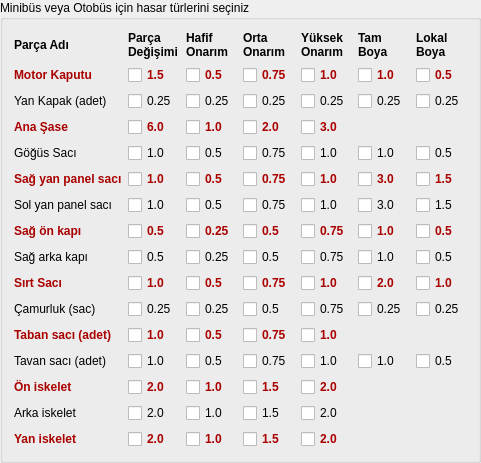
   <widget class="QGroupBox" name="gb_minibus">
    <property name="geometry">
     <rect>
      <x>360</x>
      <y>20</y>
      <width>481</width>
      <height>421</height>
     </rect>
    </property>
    <property name="title">
     <string>Minibüs veya Otobüs için hasar türlerini seçiniz</string>
    </property>
    <layout class="QFormLayout" name="formLayout_2">
     <item row="0" column="0" colspan="2">
      <layout class="QGridLayout" name="minibus">
       <item row="0" column="3">
        <widget class="QLabel" name="label_93">
         <property name="styleSheet">
          <string notr="true">font-weight:600; </string>
         </property>
         <property name="text">
          <string>Orta 
Onarım</string>
         </property>
        </widget>
       </item>
       <item row="0" column="4">
        <widget class="QLabel" name="label_94">
         <property name="styleSheet">
          <string notr="true">font-weight:600; </string>
         </property>
         <property name="text">
          <string>Yüksek
Onarım</string>
         </property>
        </widget>
       </item>
       <item row="5" column="2">
        <widget class="QCheckBox" name="checkBox_336">
         <property name="styleSheet">
          <string notr="true">font-weight:600; color:#aa0000</string>
         </property>
         <property name="text">
          <string>0.5</string>
         </property>
        </widget>
       </item>
       <item row="3" column="2">
        <widget class="QCheckBox" name="checkBox_338">
         <property name="styleSheet">
          <string notr="true">font-weight:600; color:#aa0000</string>
         </property>
         <property name="text">
          <string>1.0</string>
         </property>
        </widget>
       </item>
       <item row="3" column="3">
        <widget class="QCheckBox" name="checkBox_337">
         <property name="styleSheet">
          <string notr="true">font-weight:600; color:#aa0000</string>
         </property>
         <property name="text">
          <string>2.0</string>
         </property>
        </widget>
       </item>
       <item row="4" column="3">
        <widget class="QCheckBox" name="checkBox_340">
         <property name="text">
          <string>0.75</string>
         </property>
        </widget>
       </item>
       <item row="0" column="6">
        <widget class="QLabel" name="label_91">
         <property name="styleSheet">
          <string notr="true">font-weight:600; </string>
         </property>
         <property name="text">
          <string>Lokal 
Boya</string>
         </property>
        </widget>
       </item>
       <item row="1" column="1">
        <widget class="QCheckBox" name="checkBox_339">
         <property name="toolTip">
          <string/>
         </property>
         <property name="autoFillBackground">
          <bool>false</bool>
         </property>
         <property name="styleSheet">
          <string notr="true">font-weight:600; color:#aa0000;</string>
         </property>
         <property name="text">
          <string>1.5</string>
         </property>
        </widget>
       </item>
       <item row="6" column="0">
        <widget class="QLabel" name="label_92">
         <property name="text">
          <string>Sol yan panel sacı</string>
         </property>
        </widget>
       </item>
       <item row="0" column="5">
        <widget class="QLabel" name="label_95">
         <property name="styleSheet">
          <string notr="true">font-weight:600; </string>
         </property>
         <property name="text">
          <string>Tam
Boya</string>
         </property>
        </widget>
       </item>
       <item row="8" column="0">
        <widget class="QLabel" name="label_85">
         <property name="text">
          <string>Sağ arka kapı</string>
         </property>
        </widget>
       </item>
       <item row="0" column="0">
        <widget class="QLabel" name="label_86">
         <property name="styleSheet">
          <string notr="true">font-weight:600; </string>
         </property>
         <property name="text">
          <string>Parça Adı</string>
         </property>
        </widget>
       </item>
       <item row="10" column="0">
        <widget class="QLabel" name="label_87">
         <property name="text">
          <string>Çamurluk (sac)</string>
         </property>
        </widget>
       </item>
       <item row="15" column="2">
        <widget class="QCheckBox" name="checkBox_316">
         <property name="styleSheet">
          <string notr="true">font-weight:600; color:#aa0000</string>
         </property>
         <property name="text">
          <string>1.0</string>
         </property>
        </widget>
       </item>
       <item row="9" column="0">
        <widget class="QLabel" name="label_88">
         <property name="styleSheet">
          <string notr="true">font-weight:600; color:#aa0000</string>
         </property>
         <property name="text">
          <string>Sırt Sacı</string>
         </property>
        </widget>
       </item>
       <item row="14" column="1">
        <widget class="QCheckBox" name="checkBox_315">
         <property name="text">
          <string>2.0</string>
         </property>
        </widget>
       </item>
       <item row="9" column="5">
        <widget class="QCheckBox" name="checkBox_278">
         <property name="styleSheet">
          <string notr="true">font-weight:600; color:#aa0000</string>
         </property>
         <property name="text">
          <string>2.0</string>
         </property>
        </widget>
       </item>
       <item row="11" column="2">
        <widget class="QCheckBox" name="checkBox_279">
         <property name="styleSheet">
          <string notr="true">font-weight:600; color:#aa0000</string>
         </property>
         <property name="text">
          <string>0.5</string>
         </property>
        </widget>
       </item>
       <item row="9" column="6">
        <widget class="QCheckBox" name="checkBox_282">
         <property name="styleSheet">
          <string notr="true">font-weight:600; color:#aa0000</string>
         </property>
         <property name="text">
          <string>1.0</string>
         </property>
        </widget>
       </item>
       <item row="10" column="1">
        <widget class="QCheckBox" name="checkBox_287">
         <property name="text">
          <string>0.25</string>
         </property>
        </widget>
       </item>
       <item row="10" column="2">
        <widget class="QCheckBox" name="checkBox_284">
         <property name="text">
          <string>0.25</string>
         </property>
        </widget>
       </item>
       <item row="11" column="1">
        <widget class="QCheckBox" name="checkBox_286">
         <property name="styleSheet">
          <string notr="true">font-weight:600; color:#aa0000</string>
         </property>
         <property name="text">
          <string>1.0</string>
         </property>
        </widget>
       </item>
       <item row="13" column="4">
        <widget class="QCheckBox" name="checkBox_268">
         <property name="styleSheet">
          <string notr="true">font-weight:600; color:#aa0000</string>
         </property>
         <property name="text">
          <string>2.0</string>
         </property>
        </widget>
       </item>
       <item row="8" column="1">
        <widget class="QCheckBox" name="checkBox_267">
         <property name="text">
          <string>0.5</string>
         </property>
        </widget>
       </item>
       <item row="7" column="4">
        <widget class="QCheckBox" name="checkBox_266">
         <property name="styleSheet">
          <string notr="true">font-weight:600; color:#aa0000</string>
         </property>
         <property name="text">
          <string>0.75</string>
         </property>
        </widget>
       </item>
       <item row="8" column="2">
        <widget class="QCheckBox" name="checkBox_272">
         <property name="text">
          <string>0.25</string>
         </property>
        </widget>
       </item>
       <item row="9" column="1">
        <widget class="QCheckBox" name="checkBox_275">
         <property name="styleSheet">
          <string notr="true">font-weight:600; color:#aa0000</string>
         </property>
         <property name="text">
          <string>1.0</string>
         </property>
        </widget>
       </item>
       <item row="9" column="4">
        <widget class="QCheckBox" name="checkBox_273">
         <property name="styleSheet">
          <string notr="true">font-weight:600; color:#aa0000</string>
         </property>
         <property name="text">
          <string>1.0</string>
         </property>
        </widget>
       </item>
       <item row="8" column="3">
        <widget class="QCheckBox" name="checkBox_274">
         <property name="text">
          <string>0.5</string>
         </property>
        </widget>
       </item>
       <item row="9" column="2">
        <widget class="QCheckBox" name="checkBox_276">
         <property name="styleSheet">
          <string notr="true">font-weight:600; color:#aa0000</string>
         </property>
         <property name="text">
          <string>0.5</string>
         </property>
        </widget>
       </item>
       <item row="9" column="3">
        <widget class="QCheckBox" name="checkBox_277">
         <property name="styleSheet">
          <string notr="true">font-weight:600; color:#aa0000</string>
         </property>
         <property name="text">
          <string>0.75</string>
         </property>
        </widget>
       </item>
       <item row="13" column="0">
        <widget class="QLabel" name="label_90">
         <property name="styleSheet">
          <string notr="true">font-weight:600; color:#aa0000</string>
         </property>
         <property name="text">
          <string>Ön iskelet</string>
         </property>
        </widget>
       </item>
       <item row="7" column="0">
        <widget class="QLabel" name="label_89">
         <property name="styleSheet">
          <string notr="true">font-weight:600; color:#aa0000</string>
         </property>
         <property name="text">
          <string>Sağ ön kapı</string>
         </property>
        </widget>
       </item>
       <item row="12" column="6">
        <widget class="QCheckBox" name="checkBox_317">
         <property name="text">
          <string>0.5</string>
         </property>
        </widget>
       </item>
       <item row="13" column="1">
        <widget class="QCheckBox" name="checkBox_319">
         <property name="styleSheet">
          <string notr="true">font-weight:600; color:#aa0000</string>
         </property>
         <property name="text">
          <string>2.0</string>
         </property>
        </widget>
       </item>
       <item row="5" column="1">
        <widget class="QCheckBox" name="checkBox_232">
         <property name="styleSheet">
          <string notr="true">font-weight:600; color:#aa0000</string>
         </property>
         <property name="text">
          <string>1.0</string>
         </property>
        </widget>
       </item>
       <item row="8" column="5">
        <widget class="QCheckBox" name="checkBox_233">
         <property name="text">
          <string>1.0</string>
         </property>
        </widget>
       </item>
       <item row="5" column="0">
        <widget class="QLabel" name="label_72">
         <property name="styleSheet">
          <string notr="true">font-weight:600; color:#aa0000</string>
         </property>
         <property name="text">
          <string>Sağ yan panel sacı</string>
         </property>
        </widget>
       </item>
       <item row="4" column="0">
        <widget class="QLabel" name="label_74">
         <property name="text">
          <string>Göğüs Sacı</string>
         </property>
        </widget>
       </item>
       <item row="8" column="6">
        <widget class="QCheckBox" name="checkBox_236">
         <property name="text">
          <string>0.5</string>
         </property>
        </widget>
       </item>
       <item row="8" column="4">
        <widget class="QCheckBox" name="checkBox_235">
         <property name="text">
          <string>0.75</string>
         </property>
        </widget>
       </item>
       <item row="11" column="4">
        <widget class="QCheckBox" name="checkBox_242">
         <property name="styleSheet">
          <string notr="true">font-weight:600; color:#aa0000</string>
         </property>
         <property name="text">
          <string>1.0</string>
         </property>
        </widget>
       </item>
       <item row="15" column="3">
        <widget class="QCheckBox" name="checkBox_246">
         <property name="styleSheet">
          <string notr="true">font-weight:600; color:#aa0000</string>
         </property>
         <property name="text">
          <string>1.5</string>
         </property>
        </widget>
       </item>
       <item row="10" column="4">
        <widget class="QCheckBox" name="checkBox_245">
         <property name="text">
          <string>0.75</string>
         </property>
        </widget>
       </item>
       <item row="11" column="3">
        <widget class="QCheckBox" name="checkBox_244">
         <property name="styleSheet">
          <string notr="true">font-weight:600; color:#aa0000</string>
         </property>
         <property name="text">
          <string>0.75</string>
         </property>
        </widget>
       </item>
       <item row="6" column="4">
        <widget class="QCheckBox" name="checkBox_253">
         <property name="text">
          <string>1.0</string>
         </property>
        </widget>
       </item>
       <item row="6" column="1">
        <widget class="QCheckBox" name="checkBox_261">
         <property name="text">
          <string>1.0</string>
         </property>
        </widget>
       </item>
       <item row="6" column="2">
        <widget class="QCheckBox" name="checkBox_259">
         <property name="text">
          <string>0.5</string>
         </property>
        </widget>
       </item>
       <item row="6" column="3">
        <widget class="QCheckBox" name="checkBox_258">
         <property name="text">
          <string>0.75</string>
         </property>
        </widget>
       </item>
       <item row="6" column="6">
        <widget class="QCheckBox" name="checkBox_260">
         <property name="text">
          <string>1.5</string>
         </property>
        </widget>
       </item>
       <item row="6" column="5">
        <widget class="QCheckBox" name="checkBox_263">
         <property name="text">
          <string>3.0</string>
         </property>
        </widget>
       </item>
       <item row="7" column="3">
        <widget class="QCheckBox" name="checkBox_264">
         <property name="styleSheet">
          <string notr="true">font-weight:600; color:#aa0000</string>
         </property>
         <property name="text">
          <string>0.5</string>
         </property>
        </widget>
       </item>
       <item row="7" column="5">
        <widget class="QCheckBox" name="checkBox_265">
         <property name="styleSheet">
          <string notr="true">font-weight:600; color:#aa0000</string>
         </property>
         <property name="text">
          <string>1.0</string>
         </property>
        </widget>
       </item>
       <item row="5" column="6">
        <widget class="QCheckBox" name="checkBox_222">
         <property name="styleSheet">
          <string notr="true">font-weight:600; color:#aa0000</string>
         </property>
         <property name="text">
          <string>1.5</string>
         </property>
        </widget>
       </item>
       <item row="2" column="3">
        <widget class="QCheckBox" name="checkBox_223">
         <property name="text">
          <string>0.25</string>
         </property>
        </widget>
       </item>
       <item row="4" column="5">
        <widget class="QCheckBox" name="checkBox_224">
         <property name="text">
          <string>1.0</string>
         </property>
        </widget>
       </item>
       <item row="5" column="4">
        <widget class="QCheckBox" name="checkBox_227">
         <property name="styleSheet">
          <string notr="true">font-weight:600; color:#aa0000</string>
         </property>
         <property name="text">
          <string>1.0</string>
         </property>
        </widget>
       </item>
       <item row="4" column="6">
        <widget class="QCheckBox" name="checkBox_225">
         <property name="text">
          <string>0.5</string>
         </property>
        </widget>
       </item>
       <item row="4" column="4">
        <widget class="QCheckBox" name="checkBox_226">
         <property name="text">
          <string>1.0</string>
         </property>
        </widget>
       </item>
       <item row="1" column="5">
        <widget class="QCheckBox" name="checkBox_228">
         <property name="styleSheet">
          <string notr="true">font-weight:600; color:#aa0000</string>
         </property>
         <property name="text">
          <string>1.0</string>
         </property>
        </widget>
       </item>
       <item row="3" column="0">
        <widget class="QLabel" name="label_70">
         <property name="styleSheet">
          <string notr="true">font-weight:600; color:#aa0000</string>
         </property>
         <property name="text">
          <string>Ana Şase</string>
         </property>
        </widget>
       </item>
       <item row="2" column="0">
        <widget class="QLabel" name="label_69">
         <property name="text">
          <string>Yan Kapak (adet)</string>
         </property>
        </widget>
       </item>
       <item row="5" column="5">
        <widget class="QCheckBox" name="checkBox_229">
         <property name="styleSheet">
          <string notr="true">font-weight:600; color:#aa0000</string>
         </property>
         <property name="text">
          <string>3.0</string>
         </property>
        </widget>
       </item>
       <item row="4" column="1">
        <widget class="QCheckBox" name="checkBox_230">
         <property name="text">
          <string>1.0</string>
         </property>
        </widget>
       </item>
       <item row="1" column="0">
        <widget class="QLabel" name="label_71">
         <property name="text">
          <string>&lt;html&gt;&lt;head/&gt;&lt;body&gt;&lt;p&gt;&lt;span style=&quot; font-weight:600; color:#aa0000;&quot;&gt;Motor Kaputu&lt;/span&gt;&lt;/p&gt;&lt;/body&gt;&lt;/html&gt;</string>
         </property>
        </widget>
       </item>
       <item row="1" column="2">
        <widget class="QCheckBox" name="checkBox_231">
         <property name="styleSheet">
          <string notr="true">font-weight:600; color:#aa0000;</string>
         </property>
         <property name="text">
          <string>0.5</string>
         </property>
        </widget>
       </item>
       <item row="7" column="6">
        <widget class="QCheckBox" name="checkBox_294">
         <property name="styleSheet">
          <string notr="true">font-weight:600; color:#aa0000</string>
         </property>
         <property name="text">
          <string>0.5</string>
         </property>
        </widget>
       </item>
       <item row="7" column="1">
        <widget class="QCheckBox" name="checkBox_293">
         <property name="styleSheet">
          <string notr="true">font-weight:600; color:#aa0000</string>
         </property>
         <property name="text">
          <string>0.5</string>
         </property>
        </widget>
       </item>
       <item row="10" column="3">
        <widget class="QCheckBox" name="checkBox_290">
         <property name="text">
          <string>0.5</string>
         </property>
        </widget>
       </item>
       <item row="14" column="4">
        <widget class="QCheckBox" name="checkBox_289">
         <property name="text">
          <string>2.0</string>
         </property>
        </widget>
       </item>
       <item row="7" column="2">
        <widget class="QCheckBox" name="checkBox_292">
         <property name="styleSheet">
          <string notr="true">font-weight:600; color:#aa0000</string>
         </property>
         <property name="text">
          <string>0.25</string>
         </property>
        </widget>
       </item>
       <item row="12" column="1">
        <widget class="QCheckBox" name="checkBox_207">
         <property name="text">
          <string>1.0</string>
         </property>
        </widget>
       </item>
       <item row="2" column="1">
        <widget class="QCheckBox" name="checkBox_212">
         <property name="text">
          <string>0.25</string>
         </property>
        </widget>
       </item>
       <item row="5" column="3">
        <widget class="QCheckBox" name="checkBox_217">
         <property name="styleSheet">
          <string notr="true">font-weight:600; color:#aa0000</string>
         </property>
         <property name="text">
          <string>0.75</string>
         </property>
        </widget>
       </item>
       <item row="2" column="4">
        <widget class="QCheckBox" name="checkBox_213">
         <property name="text">
          <string>0.25</string>
         </property>
        </widget>
       </item>
       <item row="2" column="6">
        <widget class="QCheckBox" name="checkBox_216">
         <property name="text">
          <string>0.25</string>
         </property>
        </widget>
       </item>
       <item row="4" column="2">
        <widget class="QCheckBox" name="checkBox_219">
         <property name="text">
          <string>0.5</string>
         </property>
        </widget>
       </item>
       <item row="3" column="1">
        <widget class="QCheckBox" name="checkBox_218">
         <property name="styleSheet">
          <string notr="true">font-weight:600; color:#aa0000</string>
         </property>
         <property name="text">
          <string>6.0</string>
         </property>
        </widget>
       </item>
       <item row="2" column="5">
        <widget class="QCheckBox" name="checkBox_220">
         <property name="text">
          <string>0.25</string>
         </property>
        </widget>
       </item>
       <item row="15" column="4">
        <widget class="QCheckBox" name="checkBox_168">
         <property name="styleSheet">
          <string notr="true">font-weight:600; color:#aa0000</string>
         </property>
         <property name="text">
          <string>2.0</string>
         </property>
        </widget>
       </item>
       <item row="0" column="1">
        <widget class="QLabel" name="label_52">
         <property name="styleSheet">
          <string notr="true">font-weight:600; </string>
         </property>
         <property name="text">
          <string>Parça 
Değişimi</string>
         </property>
         <property name="wordWrap">
          <bool>false</bool>
         </property>
        </widget>
       </item>
       <item row="14" column="3">
        <widget class="QCheckBox" name="checkBox_167">
         <property name="text">
          <string>1.5</string>
         </property>
        </widget>
       </item>
       <item row="12" column="2">
        <widget class="QCheckBox" name="checkBox_170">
         <property name="text">
          <string>0.5</string>
         </property>
        </widget>
       </item>
       <item row="0" column="2">
        <widget class="QLabel" name="label_53">
         <property name="styleSheet">
          <string notr="true">font-weight:600; </string>
         </property>
         <property name="text">
          <string>Hafif 
Onarım</string>
         </property>
        </widget>
       </item>
       <item row="12" column="5">
        <widget class="QCheckBox" name="checkBox_171">
         <property name="text">
          <string>1.0</string>
         </property>
        </widget>
       </item>
       <item row="12" column="4">
        <widget class="QCheckBox" name="checkBox_172">
         <property name="text">
          <string>1.0</string>
         </property>
        </widget>
       </item>
       <item row="3" column="4">
        <widget class="QCheckBox" name="checkBox_176">
         <property name="styleSheet">
          <string notr="true">font-weight:600; color:#aa0000</string>
         </property>
         <property name="text">
          <string>3.0</string>
         </property>
        </widget>
       </item>
       <item row="12" column="3">
        <widget class="QCheckBox" name="checkBox_174">
         <property name="text">
          <string>0.75</string>
         </property>
        </widget>
       </item>
       <item row="1" column="3">
        <widget class="QCheckBox" name="checkBox_178">
         <property name="styleSheet">
          <string notr="true">font-weight:600; color:#aa0000</string>
         </property>
         <property name="text">
          <string>0.75</string>
         </property>
        </widget>
       </item>
       <item row="1" column="6">
        <widget class="QCheckBox" name="checkBox_177">
         <property name="styleSheet">
          <string notr="true">font-weight:600; color:#aa0000</string>
         </property>
         <property name="text">
          <string>0.5</string>
         </property>
        </widget>
       </item>
       <item row="2" column="2">
        <widget class="QCheckBox" name="checkBox_183">
         <property name="text">
          <string>0.25</string>
         </property>
        </widget>
       </item>
       <item row="1" column="4">
        <widget class="QCheckBox" name="checkBox_185">
         <property name="styleSheet">
          <string notr="true">font-weight:600; color:#aa0000</string>
         </property>
         <property name="text">
          <string>1.0</string>
         </property>
        </widget>
       </item>
       <item row="13" column="3">
        <widget class="QCheckBox" name="checkBox_195">
         <property name="styleSheet">
          <string notr="true">font-weight:600; color:#aa0000</string>
         </property>
         <property name="text">
          <string>1.5</string>
         </property>
        </widget>
       </item>
       <item row="14" column="0">
        <widget class="QLabel" name="label_63">
         <property name="text">
          <string>Arka iskelet</string>
         </property>
        </widget>
       </item>
       <item row="15" column="1">
        <widget class="QCheckBox" name="checkBox_202">
         <property name="styleSheet">
          <string notr="true">font-weight:600; color:#aa0000</string>
         </property>
         <property name="text">
          <string>2.0</string>
         </property>
        </widget>
       </item>
       <item row="12" column="0">
        <widget class="QLabel" name="label_62">
         <property name="text">
          <string>Tavan sacı (adet)</string>
         </property>
        </widget>
       </item>
       <item row="15" column="0">
        <widget class="QLabel" name="label_66">
         <property name="styleSheet">
          <string notr="true">font-weight:600; color:#aa0000</string>
         </property>
         <property name="text">
          <string>Yan iskelet</string>
         </property>
        </widget>
       </item>
       <item row="13" column="2">
        <widget class="QCheckBox" name="checkBox_203">
         <property name="styleSheet">
          <string notr="true">font-weight:600; color:#aa0000</string>
         </property>
         <property name="text">
          <string>1.0</string>
         </property>
        </widget>
       </item>
       <item row="14" column="2">
        <widget class="QCheckBox" name="checkBox_204">
         <property name="text">
          <string>1.0</string>
         </property>
        </widget>
       </item>
       <item row="11" column="0">
        <widget class="QLabel" name="label_67">
         <property name="styleSheet">
          <string notr="true">font-weight:600; color:#aa0000</string>
         </property>
         <property name="text">
          <string>Taban sacı (adet)</string>
         </property>
        </widget>
       </item>
       <item row="10" column="5">
        <widget class="QCheckBox" name="checkBox_291">
         <property name="text">
          <string>0.25</string>
         </property>
        </widget>
       </item>
       <item row="10" column="6">
        <widget class="QCheckBox" name="checkBox_288">
         <property name="text">
          <string>0.25</string>
         </property>
        </widget>
       </item>
      </layout>
     </item>
    </layout>
   </widget>
